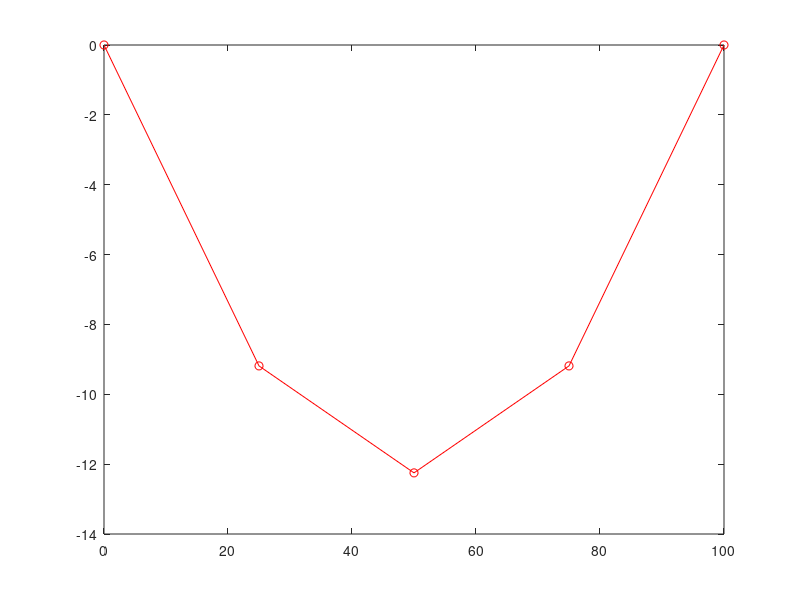

MATLAB code to generate this figure:
N = 5;
L = 100;
h = L/(N-1);

%Naive construction.

A = zeros(N,N);

A(1,1) = 1;
A(N,N) = 1;

for j = 2:N-1
    A(j,j) = -2;
    A(j,j-1) = 1;
    A(j,j+1) = 1;
end

%Proper vectorized way to create A.

A = diag(-2*ones(N,1))+diag(ones(N-1,1),1) + diag(ones(N-1,1),-1);

A(1,1) = 1;
A(1,2) = 0;
A(end,end) = 1;
A(end,end-1) = 0;

b = ones(N,1);
b(1) = 0;
b(end) = 0;

g = 9.8; 
T = 1000;

b = g*h^2/T*b;

q = A\b;

x = linspace(0,L,N);

plot(x,q,'-ro');

tic
lu(A);
toc

tic
lu(sparse(A));
toc
